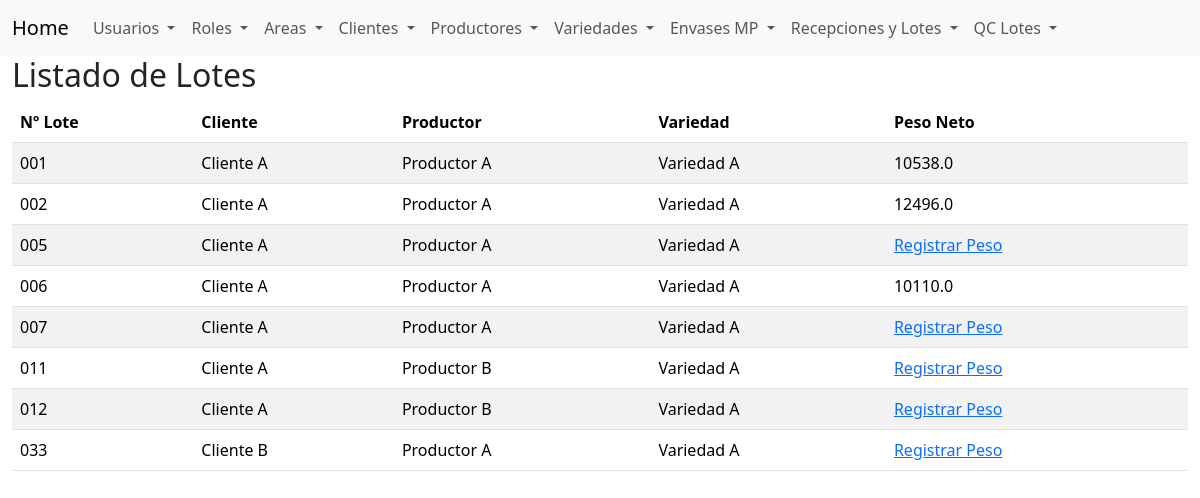
The app's page /list_lots (signed in) with its own data.
### app/models.py (models this page shows, shortened)
class Lot(BaseModel):
    __tablename__ = 'lots'
    lot_number = db.Column(db.Integer, unique=True, nullable=False)
    packagings_quantity = db.Column(db.Integer, nullable=False)
    net_weight = db.Column(db.Float, nullable=True, default=0)
    has_qc = db.Column(db.Boolean, default=False, nullable=False)
    fumigation_status = db.Column(db.String(1), default=1, nullable=False)
    on_warehouse = db.Column(db.Boolean, default=True, nullable=False)
    full_truck_weight = db.relationship('FullTruckWeight', backref='lot', uselist=False, lazy=True)
    lotqc = db.relationship('LotQC', backref='lot', uselist=False, lazy=True)
    rawmaterialreception_id = db.Column(db.Integer, db.ForeignKey('rawmaterialreceptions.id'), nullable=False)
    variety_id = db.Column(db.Integer, db.ForeignKey('varieties.id'), nullable=False)
    rawmaterialpackaging_id = db.Column(db.Integer, db.ForeignKey('rawmaterialpackagings.id'), nullable=False)

class Client(BaseModel):
    __tablename__ = 'clients'
    name = db.Column(db.String(128), nullable=False)
    tax_id = db.Column(db.String(10), nullable=False, unique=True)
    address = db.Column(db.String(128), nullable=False)
    comuna = db.Column(db.String(64), nullable=False)
    is_active = db.Column(db.Boolean, default=True, nullable=False)

class Grower(BaseModel):
    __tablename__ = 'growers'
    name = db.Column(db.String(128), nullable=False)
    tax_id = db.Column(db.String(10), nullable=False, unique=True)
    csg_code = db.Column(db.String(10), default=0, nullable=False)
    is_active = db.Column(db.Boolean, default=True, nullable=False)

class Variety(BaseModel):
    __tablename__ = 'varieties'
    name = db.Column(db.String(64), nullable=False, unique=True)
    is_active = db.Column(db.Boolean, default=True, nullable=False)
    lots = db.relationship('Lot', backref='variety', lazy='dynamic')

### app/routes.py (the view)
@app.route('/list_lots')
@login_required
def list_lots():
    lots = Lot.query.order_by(Lot.lot_number.asc()).all()
    return render_template('list_lots.html', lots=lots)

### app/models.py (called while the page is built)
@login_manager.user_loader
def load_user(user_id):
    return User.query.get(int(user_id))

    def has_role(self, role_name):
        return any(role.name == role_name for role in self.roles)

### app/templates/list_lots.html
{% extends "base.html" %}
{% block content %}
<h2>Listado de Lotes</h2>
<table class="table table-striped">
    <thead>
        <tr>
            <th>Nº Lote</th>
            <th>Cliente</th>
            <th>Productor</th>
            <th>Variedad</th>
            <th>Peso Neto</th>
        </tr>
    </thead>
    <tbody>
        {% for lot in lots %}
        <tr>
            <td>{{ '%03d' % lot.lot_number }}</td>
            <td>
                {% if lot.raw_material_reception.clients %}
                    {% for client in lot.raw_material_reception.clients %}
                        {{ client.name }}{% if not loop.last %}, {% endif %}
                    {% endfor %}
                {% else %}
                    N/A
                {% endif %}
            </td>
            <td>
                {% if lot.raw_material_reception.growers %}
                    {% for grower in lot.raw_material_reception.growers %}
                        {{ grower.name }}{% if not loop.last %}, {% endif %}
                    {% endfor %}
                {% else %}
                    N/A
                {% endif %}
            </td>
            <td>{{ lot.variety.name }}</td>
            <td>
                {% if lot.net_weight == 0 %}
                <a href="{{ url_for('register_full_truck_weight', lot_id=lot.id) }}">Registrar Peso</a>
                {% else %}
                {{ lot.net_weight }}
                {% endif %}
            </td>
        </tr>
        {% else %}
        <tr>
            <td colspan="5">No se econtraron lotes en la base de datos.</td>
        </tr>
        {% endfor %}
    </tbody>
</table>
{% endblock %}

### records on screen
Lot: lot_number "001", variety.name "Variedad A", net_weight "10538.0"
Client: name "Cliente A"
Grower: name "Productor A"
Lot: lot_number "002", variety.name "Variedad A", net_weight "12496.0"
Lot: lot_number "005", variety.name "Variedad A"
Lot: lot_number "006", variety.name "Variedad A", net_weight "10110.0"
Lot: lot_number "007", variety.name "Variedad A"
Lot: lot_number "011", variety.name "Variedad A"
Grower: name "Productor B"
Lot: lot_number "012", variety.name "Variedad A"
Lot: lot_number "033", variety.name "Variedad A"
Client: name "Cliente B"
